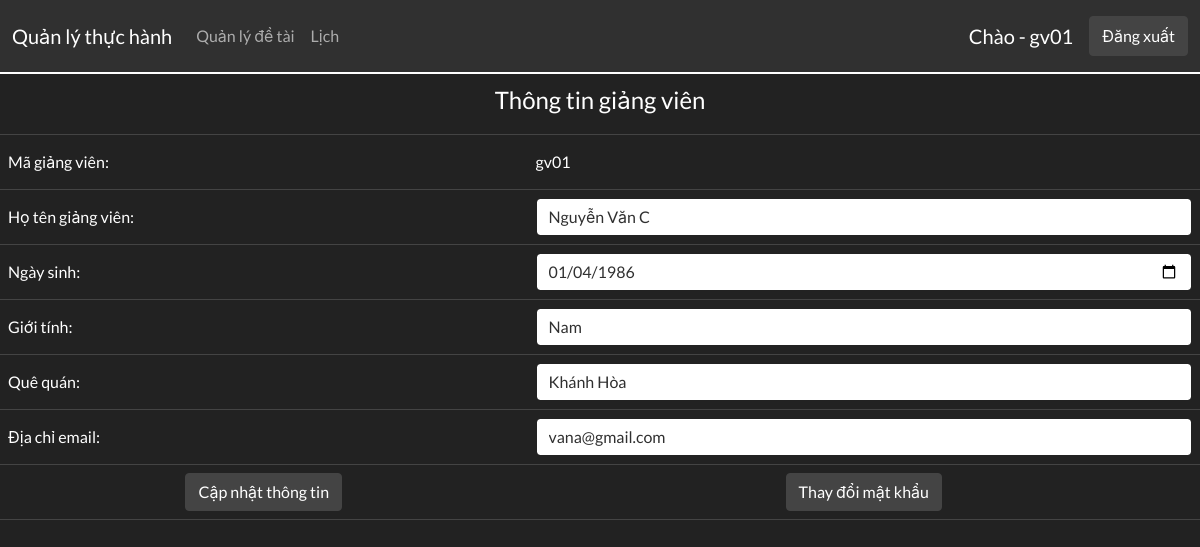
Page /info_gv.php (signed in) on the committed database.
### tables this page shows
CREATE TABLE IF NOT EXISTS `giangvien` (
  `magv` varchar(4) NOT NULL,
  `matkhau` text NOT NULL,
  `hoten` varchar(50) NOT NULL,
  `ngaysinh` date NOT NULL,
  `gioitinh` tinyint(1) NOT NULL,
  `quequan` varchar(50) NOT NULL,
  `email` varchar(50) NOT NULL,
  PRIMARY KEY (`magv`)
);

### info_gv.php (the view, shortened to what this page needs)
<?php
function info()
{
    $magv = $_SESSION['username'];
    $connect = mysqli_connect("localhost", "root", "", "qlthuchanh") or die("Không kết nối được");
    mysqli_query($connect, "set names'utf8'");
    $sql = "Select * from giangvien where magv = '$magv'";
    $result = mysqli_query($connect, $sql) or die("Lỗi!");
    $row = mysqli_fetch_assoc($result);
    return $row;
}
?>
<!DOCTYPE html>
<html lang="en">
<head>
    <link rel="stylesheet" href="css/bootstrap.css">
</head>
<body>
    <?php include('header_gv.php') ?>
    <table class="table table-hover">
        <form action="<?php echo $_SERVER['PHP_SELF']; ?>" method="POST">
            <tr>
                <td colspan="2" align="center">
                    <legend>Thông tin giảng viên</legend>
                </td>
            </tr>
            <tr>
                <td>
                    <div class="col-form-label">Mã giảng viên:</div>
                </td>
                <td><input class="form-control-plaintext" type="text" name="magv" value="<?php echo info()['magv']; ?>" readonly></td>
            </tr>
            <tr>
                <td>
                    <div class="col-form-label">Họ tên giảng viên:</div>
                </td>
                <td><input class="form-control" type="text" name="hoten" required value="<?php echo info()['hoten']; ?>"></td>
            </tr>
            <tr>
                <td>
                    <div class="col-form-label">Ngày sinh:</div>
                </td>
                <td><input class="form-control" required type="date" name="ngaysinh" value="<?php echo info()['ngaysinh']; ?>"></td>
            </tr>
            <tr>
                <td>
                    <div class="col-form-label">Giới tính:</div>
                </td>
                <td><input class="form-control" required type="text" name="gioitinh" value="<?php echo info()['gioitinh'] == false ? 'Nam' : 'Nữ'; ?>"></td>
            </tr>
            <tr>
                <td>
                    <div class="col-form-label">Quê quán:</div>
                </td>
                <td><input class="form-control" required type="text" name="quequan" value="<?php echo info()['quequan']; ?>"></td>
            </tr>
            <tr>
                <td>
                    <div class="col-form-label">Địa chỉ email:</div>
                </td>
                <td><input class="form-control" required type="text" name="email" value="<?php echo info()['email']; ?>"></td>
            </tr>
            <tr>
                <td align="center"><input class="btn btn-secondary" type="submit" name="change_info" value="Cập nhật thông tin"></td>
                <td align="center"><input class="btn btn-secondary" type="submit" name="change_pass" value="Thay đổi mật khẩu"></td>
            </tr>
        </form>
    </table>
</body>
</html>

### info_gv.php (style rules this page uses)
legend { display: block; text-align: center; }

### rows in the picture
giangvien: magv "gv01", hoten "Nguyễn Văn C", ngaysinh "01/04/1986", gioitinh "Nam", quequan "Khánh Hòa", email "vana@gmail.com"

### other values in the picture
$_SESSION['username'] "gv01"
